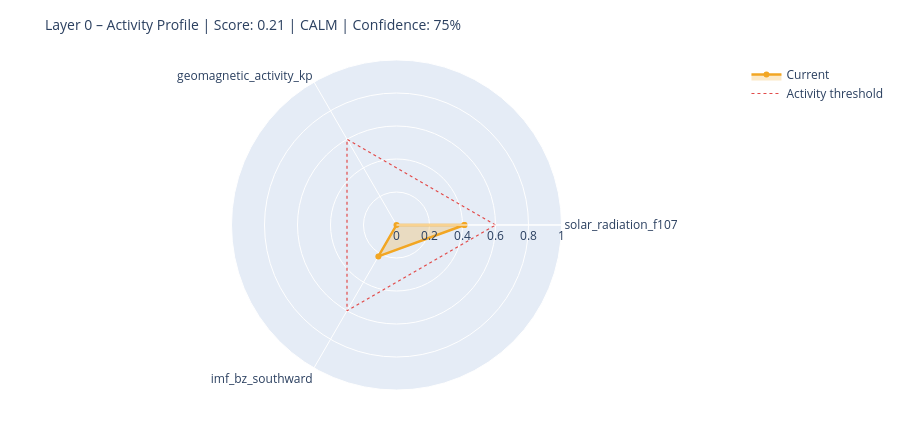

Source (notebook cell):
### Markdown cell above
---
## 6. State Assessment & Handoff to Layer 1

### Code cell
# ============================================================
# STEP 1 – Collect raw values with source modes
# Mode: 'primary' | 'fallback_3h' | 'last_valid' | 'missing'
# ============================================================

def safe_last(df, col):
    if df is None or col not in df.columns: return None
    s = df[col].dropna()
    return float(s.iloc[-1]) if not s.empty else None

f107_now = safe_last(df_f107, 'f10.7')
bz_now   = safe_last(df_mag,  'bz_gsm')
kp_now   = safe_last(df_kp,   'kp')
sw_now   = safe_last(df_sw,   'speed')

source_modes = {
    'F10.7':    'primary'  if f107_now is not None else 'missing',
    'Kp':       'primary'  if kp_now   is not None else 'missing',
    'IMF_Bz':   'primary'  if bz_now   is not None else 'missing',
    'SW_speed': 'primary'  if sw_now   is not None else 'missing',
}

# Kp Fallback – 3h endpoint
if kp_now is None:
    try:
        r = requests.get(
            'https://services.swpc.noaa.gov/json/noaa-planetary-k-index.json',
            timeout=10)
        r.raise_for_status()
        fb = pd.DataFrame(r.json())
        tc = next((c for c in fb.columns if 'time' in c.lower()), fb.columns[0])
        kc = next((c for c in fb.columns if 'kp' in c.lower() and c != tc), None)
        if kc:
            fb[kc] = fb[kc].astype(str).str.extract(r'([0-9]+(?:\.[0-9]*)?)')[0]
            fb[kc] = pd.to_numeric(fb[kc], errors='coerce')
            fb = fb[fb[kc] >= 0].dropna(subset=[kc])
            if not fb.empty:
                kp_now = float(fb[kc].iloc[-1])
                source_modes['Kp'] = 'fallback_3h'
                print(f'  Kp fallback (3h): {kp_now:.1f}')
    except Exception as e:
        print(f'  Kp fallback failed: {e}')

# Solar Wind Fallback – last valid value
if sw_now is None and df_sw is not None and 'speed' in df_sw.columns:
    s = df_sw['speed'].dropna()
    if not s.empty:
        sw_now = float(s.iloc[-1])
        source_modes['SW_speed'] = 'last_valid'
        print(f'  SW fallback (last_valid): {sw_now:.0f} km/s')

print()
print('Source modes:', source_modes)

# ============================================================
# STEP 2 – Score from available components only
# ============================================================

def norm(v, lo, hi):
    if v is None: return None
    return max(0.0, min(1.0, (v - lo) / (hi - lo)))

COMPONENTS = {
    'solar_radiation_f107':    (f107_now, norm(f107_now, 60, 250)),
    'geomagnetic_activity_kp': (kp_now,   norm(kp_now,   0,   9)),
    'imf_bz_southward':        (bz_now,   norm(-(bz_now or 0) if bz_now else None, -5, 30)
                                           if bz_now is not None else None),
    'solar_wind_speed':        (sw_now,   norm(sw_now, 300, 800)),
}

available   = {k: v[1] for k, v in COMPONENTS.items() if v[1] is not None}
unavailable = [k for k, v in COMPONENTS.items() if v[1] is None]

layer0_score = round(sum(available.values()) / len(available), 4) if available else None
confidence   = round(len(available) / len(COMPONENTS), 2)

level = ('unknown'  if layer0_score is None
         else 'calm'     if layer0_score < 0.3
         else 'moderate' if layer0_score < 0.6
         else 'active')

# ============================================================
# STEP 3 – Dominant Driver
# ============================================================

def dominant_driver(kp, f107, bz, sw):
    candidates = []
    if kp   is not None and kp   >= 4:   candidates.append(('geomagnetic',    kp / 9))
    if sw   is not None and sw   >= 500:  candidates.append(('solar_wind',     sw / 800))
    if bz   is not None and bz   <= -5:   candidates.append(('imf_southward',  abs(bz) / 30))
    if f107 is not None and f107 >= 150:  candidates.append(('solar_radiation',f107 / 250))
    return max(candidates, key=lambda x: x[1])[0] if candidates else 'none'

driver = dominant_driver(kp_now, f107_now, bz_now, sw_now)

# ============================================================
# STEP 4 – Downstream expectations
# ============================================================

def downstream_expectation(driver, score, kp, bz, f107):
    exp = {
        'magnetosphere':        'calm',
        'ionosphere':           'calm',
        'schumann_resonance':   'unchanged',
        'lithosphere_currents': 'low',
    }
    if driver == 'geomagnetic' or (kp and kp >= 5):
        exp['magnetosphere']        = 'compressed / storm'
        exp['ionosphere']           = 'elevated disturbance (TEC variability)'
        exp['schumann_resonance']   = 'elevated amplitude possible'
        exp['lithosphere_currents'] = 'elevated induction currents'
    elif driver == 'imf_southward' or (bz and bz <= -5):
        exp['magnetosphere']        = 'energy coupling active'
        exp['ionosphere']           = 'elevated electron density possible'
        exp['schumann_resonance']   = 'slight modulation possible'
    elif driver == 'solar_radiation' or (f107 and f107 >= 150):
        exp['ionosphere']           = 'elevated ionization (F-layer)'
        exp['schumann_resonance']   = 'slightly elevated background activity'
    return exp

downstream = downstream_expectation(driver, layer0_score, kp_now, bz_now, f107_now)

# ============================================================
# CONSOLE OUTPUT
# ============================================================

W = 58
print('=' * W)
print('LAYER 0 – STATE ASSESSMENT')
print('=' * W)
for name, (raw_v, score_v) in COMPONENTS.items():
    if score_v is not None:
        bar = '█' * int(score_v * 20) + '░' * (20 - int(score_v * 20))
        print(f'  {name:<35}  {bar}  {score_v:.2f}')
    else:
        print(f'  {name:<35}  {"─" * 20}  n/a')
print('-' * W)
print(f'  Score ({len(available)}/{len(COMPONENTS)} components):  {layer0_score:.3f}')
print(f'  Confidence:         {confidence:.0%}')
print(f'  Level:              {level.upper()}')
print(f'  Dominant Driver:    {driver}')

# Radar chart
cats = list(available.keys())
vals = list(available.values())
if len(cats) >= 3:
    fig = go.Figure()
    fig.add_trace(go.Scatterpolar(
        r=vals + [vals[0]], theta=cats + [cats[0]],
        fill='toself', fillcolor='rgba(242,166,35,0.25)',
        line=dict(color='#F2A623', width=2.5), name='Current'
    ))
    fig.add_trace(go.Scatterpolar(
        r=[0.6] * (len(cats) + 1), theta=cats + [cats[0]],
        line=dict(color='#E24B4A', dash='dot', width=1.2),
        mode='lines', name='Activity threshold'
    ))
    fig.update_layout(
        title=dict(text=f'Layer 0 – Activity Profile | Score: {layer0_score:.2f} | {level.upper()} | Confidence: {confidence:.0%}',
                   font=dict(size=14)),
        polar=dict(radialaxis=dict(visible=True, range=[0, 1])),
        height=430, showlegend=True,
        margin=dict(l=60, r=60, t=60, b=40)
    )
    fig.show()

### Figure 1 — Plotly figure (JSON) as saved in the notebook; plotly's stock layout.template omitted (floating-point values rounded to 4 significant figures)
{"data": [{"fill": "toself", "fillcolor": "rgba(242,166,35,0.25)", "line": {"color": "#F2A623", "width": 2.5}, "name": "Current", "r": [0.4116, 0.0, 0.22, 0.4116], "theta": ["solar_radiation_f107", "geomagnetic_activity_kp", "imf_bz_southward", "solar_radiation_f107"], "type": "scatterpolar"}, {"line": {"color": "#E24B4A", "dash": "dot", "width": 1.2}, "mode": "lines", "name": "Activity threshold", "r": [0.6, 0.6, 0.6, 0.6], "theta": ["solar_radiation_f107", "geomagnetic_activity_kp", "imf_bz_southward", "solar_radiation_f107"], "type": "scatterpolar"}], "layout": {"height": 430, "margin": {"b": 40, "l": 60, "r": 60, "t": 60}, "polar": {"radialaxis": {"range": [0, 1], "visible": true}}, "showlegend": true, "title": {"font": {"size": 14}, "text": "Layer 0 – Activity Profile | Score: 0.21 | CALM | Confidence: 75%"}}}
